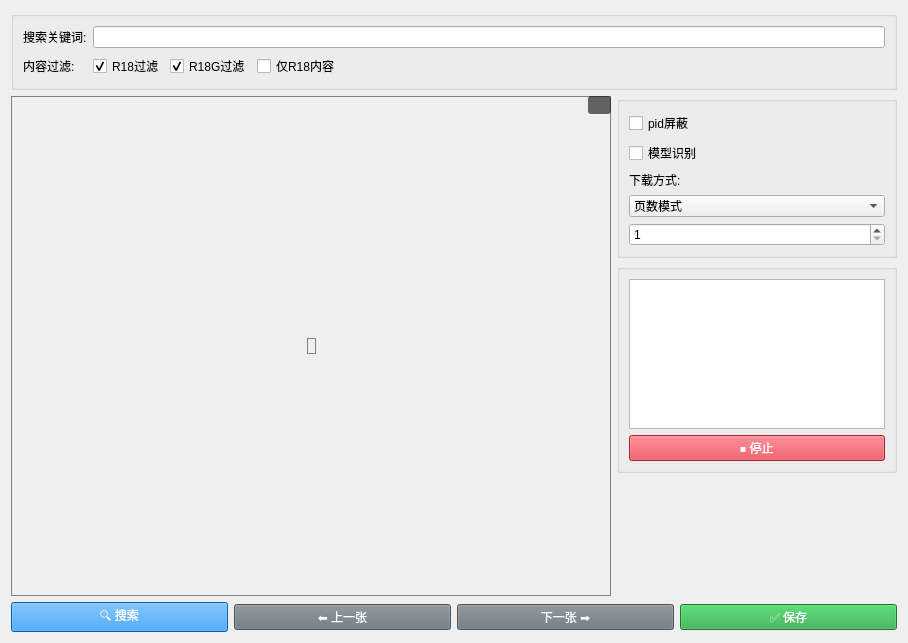
      <widget class="QWidget" name="tab1">
       <layout class="QVBoxLayout" name="tab1_layout">
        <item>
         <widget class="QGroupBox" name="search_group1">
          <property name="title">
           <string/>
          </property>
          <layout class="QGridLayout" name="search_layout1">
           <item row="0" column="0">
            <widget class="QLabel" name="label_keywords">
             <property name="text">
              <string>搜索关键词:</string>
             </property>
            </widget>
           </item>
           <item row="0" column="1">
            <widget class="QLineEdit" name="keywords_input"/>
           </item>
           <item row="1" column="0">
            <widget class="QLabel" name="label_filter">
             <property name="text">
              <string>内容过滤:</string>
             </property>
            </widget>
           </item>
           <item row="1" column="1" alignment="Qt::AlignLeft">
            <layout class="QHBoxLayout" name="filter_row1">
             <item>
              <widget class="QCheckBox" name="r18_checkbox">
               <property name="text">
                <string>R18过滤</string>
               </property>
               <property name="checked">
                <bool>true</bool>
               </property>
              </widget>
             </item>
             <item>
              <widget class="QCheckBox" name="r18g_checkbox">
               <property name="text">
                <string>R18G过滤</string>
               </property>
               <property name="checked">
                <bool>true</bool>
               </property>
              </widget>
             </item>
             <item>
              <widget class="QCheckBox" name="r18_only_checkbox">
               <property name="text">
                <string>仅R18内容</string>
               </property>
              </widget>
             </item>
            </layout>
           </item>
          </layout>
         </widget>
        </item>
        <item>
         <layout class="QHBoxLayout" name="content_layout1">
          <item>
           <layout class="QVBoxLayout" name="left_layout1">
            <item>
             <widget class="QWidget" name="image_container" native="true">
              <property name="minimumSize">
               <size>
                <width>600</width>
                <height>500</height>
               </size>
              </property>
              <layout class="QGridLayout" name="container_layout1">
               <property name="leftMargin">
                <number>0</number>
               </property>
               <property name="topMargin">
                <number>0</number>
               </property>
               <property name="rightMargin">
                <number>0</number>
               </property>
               <property name="bottomMargin">
                <number>0</number>
               </property>
               <item row="0" column="0">
                <widget class="QScrollArea" name="scroll_area">
                 <property name="styleSheet">
                  <string notr="true">border: 1px solid gray;</string>
                 </property>
                 <property name="widgetResizable">
                  <bool>false</bool>
                 </property>
                 <property name="alignment">
                  <set>Qt::AlignCenter</set>
                 </property>
                 <property name="horizontalScrollBarPolicy">
                  <enum>Qt::ScrollBarAlwaysOff</enum>
                 </property>
                 <property name="verticalScrollBarPolicy">
                  <enum>Qt::ScrollBarAlwaysOff</enum>
                 </property>
                 <widget class="QLabel" name="image_label">
                  <property name="text">
                   <string/>
                  </property>
                  <property name="alignment">
                   <set>Qt::AlignCenter</set>
                  </property>
                 </widget>
                </widget>
               </item>
               <item row="0" column="0" alignment="Qt::AlignRight|Qt::AlignTop">
                <widget class="QLabel" name="filename_label">
                 <property name="styleSheet">
                  <string notr="true">background-color: rgba(0,0,0,150);
color: white;
padding: 2px 8px;
border-radius: 3px;
font-size: 12px;</string>
                 </property>
                 <property name="text">
                  <string/>
                 </property>
                 <property name="alignment">
                  <set>Qt::AlignRight|Qt::AlignVCenter</set>
                 </property>
                </widget>
               </item>
              </layout>
             </widget>
            </item>
           </layout>
          </item>
          <item>
           <layout class="QVBoxLayout" name="right_layout1">
            <item>
             <widget class="QGroupBox" name="pid_filter_group1">
              <property name="title">
               <string/>
              </property>
              <layout class="QVBoxLayout" name="pid_layout1">
               <item>
                <widget class="QCheckBox" name="pid_filter_checkbox">
                 <property name="text">
                  <string>pid屏蔽</string>
                 </property>
                </widget>
               </item>
               <item>
                <widget class="QCheckBox" name="model_identify_checkbox1">
                 <property name="text">
                  <string>模型识别</string>
                 </property>
                </widget>
               </item>
               <item>
                <widget class="QLabel" name="label_dl_mode1">
                 <property name="text">
                  <string>下载方式:</string>
                 </property>
                </widget>
               </item>
               <item>
                <widget class="QComboBox" name="dl_mode_combo1">
                 <item>
                  <property name="text">
                   <string>页数模式</string>
                  </property>
                 </item>
                 <item>
                  <property name="text">
                   <string>图片张数</string>
                  </property>
                 </item>
                 <item>
                  <property name="text">
                   <string>PID个数</string>
                  </property>
                 </item>
                </widget>
               </item>
               <item>
                <widget class="QSpinBox" name="dl_spin1">
                 <property name="minimum">
                  <number>1</number>
                 </property>
                 <property name="maximum">
                  <number>20</number>
                 </property>
                 <property name="value">
                  <number>1</number>
                 </property>
                </widget>
               </item>
              </layout>
             </widget>
            </item>
            <item>
             <widget class="QGroupBox" name="info_group1">
              <property name="title">
               <string/>
              </property>
              <layout class="QVBoxLayout" name="info_layout1">
               <item>
                <widget class="QTextEdit" name="info_box">
                 <property name="maximumSize">
                  <size>
                   <width>16777215</width>
                   <height>150</height>
                  </size>
                 </property>
                 <property name="readOnly">
                  <bool>true</bool>
                 </property>
                </widget>
               </item>
               <item>
                <widget class="QPushButton" name="stop_btn">
                 <property name="styleSheet">
                  <string notr="true">background-color: #dc3545; color: white;</string>
                 </property>
                 <property name="text">
                  <string>⏹ 停止</string>
                 </property>
                 <property name="visible">
                  <bool>false</bool>
                 </property>
                </widget>
               </item>
              </layout>
             </widget>
            </item>
            <item>
             <spacer name="right_spacer1">
              <property name="orientation">
               <enum>Qt::Vertical</enum>
              </property>
              <property name="sizeHint" stdset="0">
               <size>
                <width>20</width>
                <height>40</height>
               </size>
              </property>
             </spacer>
            </item>
           </layout>
          </item>
         </layout>
        </item>
        <item>
         <layout class="QHBoxLayout" name="button_layout1">
          <item>
           <widget class="QPushButton" name="search_btn">
            <property name="styleSheet">
             <string notr="true">background-color: #0084ff; color: white;</string>
            </property>
            <property name="text">
             <string>🔍 搜索</string>
            </property>
           </widget>
          </item>
          <item>
           <widget class="QPushButton" name="prev_btn">
            <property name="styleSheet">
             <string notr="true">background-color: #6c757d; color: white;</string>
            </property>
            <property name="text">
             <string>⬅ 上一张</string>
            </property>
           </widget>
          </item>
          <item>
           <widget class="QPushButton" name="next_btn">
            <property name="styleSheet">
             <string notr="true">background-color: #6c757d; color: white;</string>
            </property>
            <property name="text">
             <string>下一张 ➡</string>
            </property>
           </widget>
          </item>
          <item>
           <widget class="QPushButton" name="save_btn">
            <property name="styleSheet">
             <string notr="true">background-color: #28a745; color: white;</string>
            </property>
            <property name="text">
             <string>✅ 保存</string>
            </property>
           </widget>
          </item>
         </layout>
        </item>
       </layout>
      </widget>
